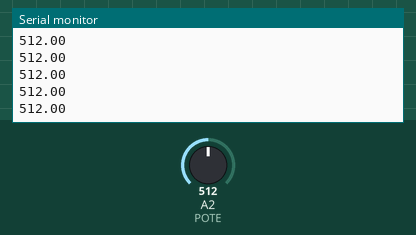
Simulated run of this sketch. Board: Arduino Uno, built with avr-gcc and run on an emulated ATmega328P. On the bench: the last lines printed to the serial monitor. Inputs (shaded band) come from the test bench; at power-on: A2 (POTE) = 512.

Above: at 1.2 s.
1.3 s: A2 (POTE) set to 716
At 2.2 s:
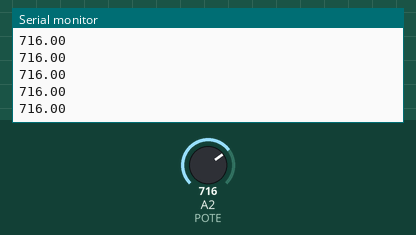
2.8 s: A2 (POTE) set to 900
At 3.8 s:
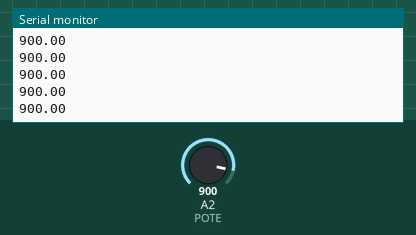
Timing chart, 0 to 5.8 s (numbered marks = the images above; inputs shaded):
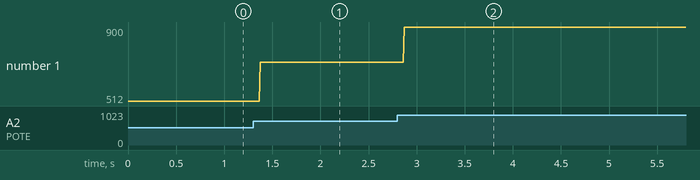

Measured:
- after the input at 1.3 s, the serial monitor: prints a new line after 0.07 s (image 1)
- after the input at 2.8 s, the serial monitor: prints a new line after 0.07 s (image 2)
- plotted number 1: 512 → 716 after the input at 1.3 s, 716 → 900 after the input at 2.8 s

The sketch:

pruebaPOTE.ino
```cpp
#define POTE 2
float valorPote = 0;


void setup() {
  // put your setup code here, to run once:
  Serial.begin(9600);
  pinMode(POTE, INPUT);
}

void loop() {
  // put your main code here, to run repeatedly:
  valorPote = analogRead(POTE);
  Serial.println(valorPote);
}
```
